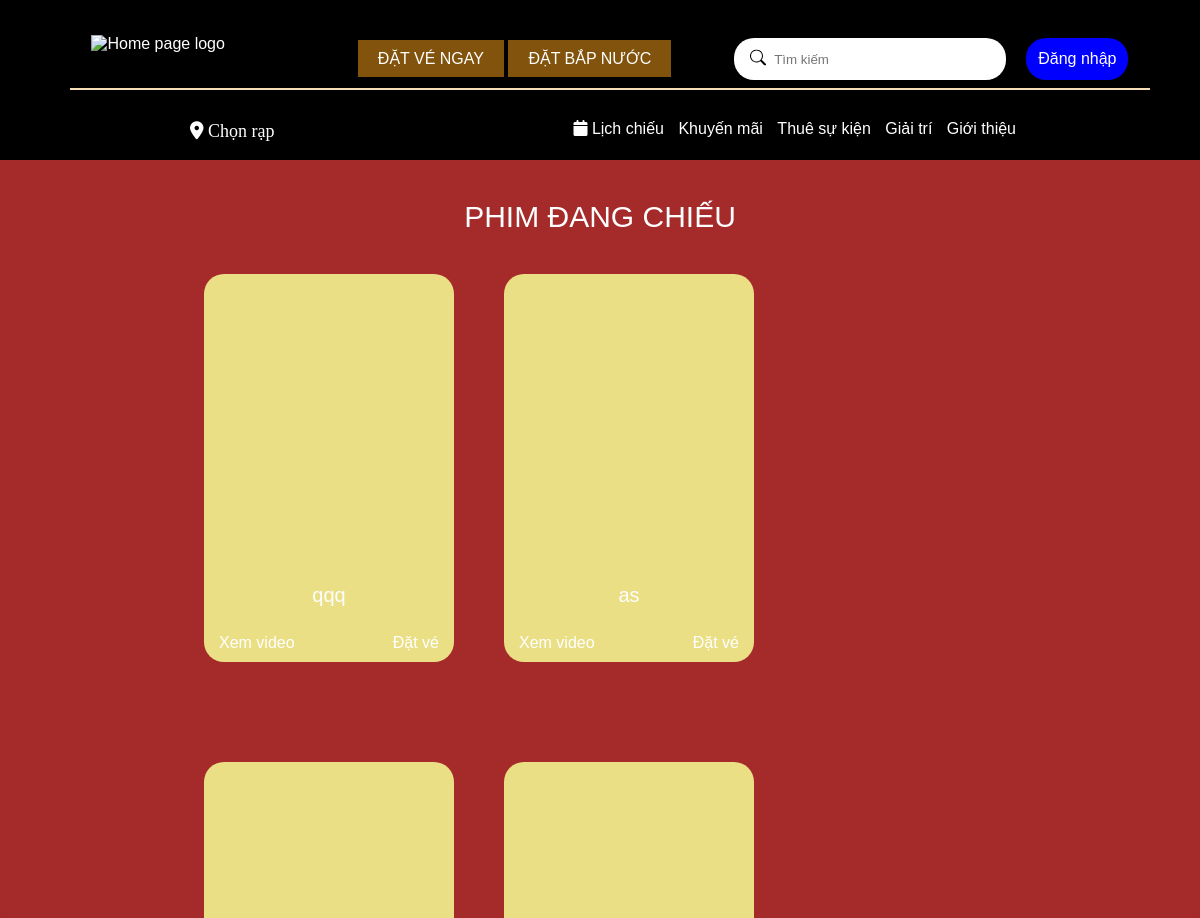
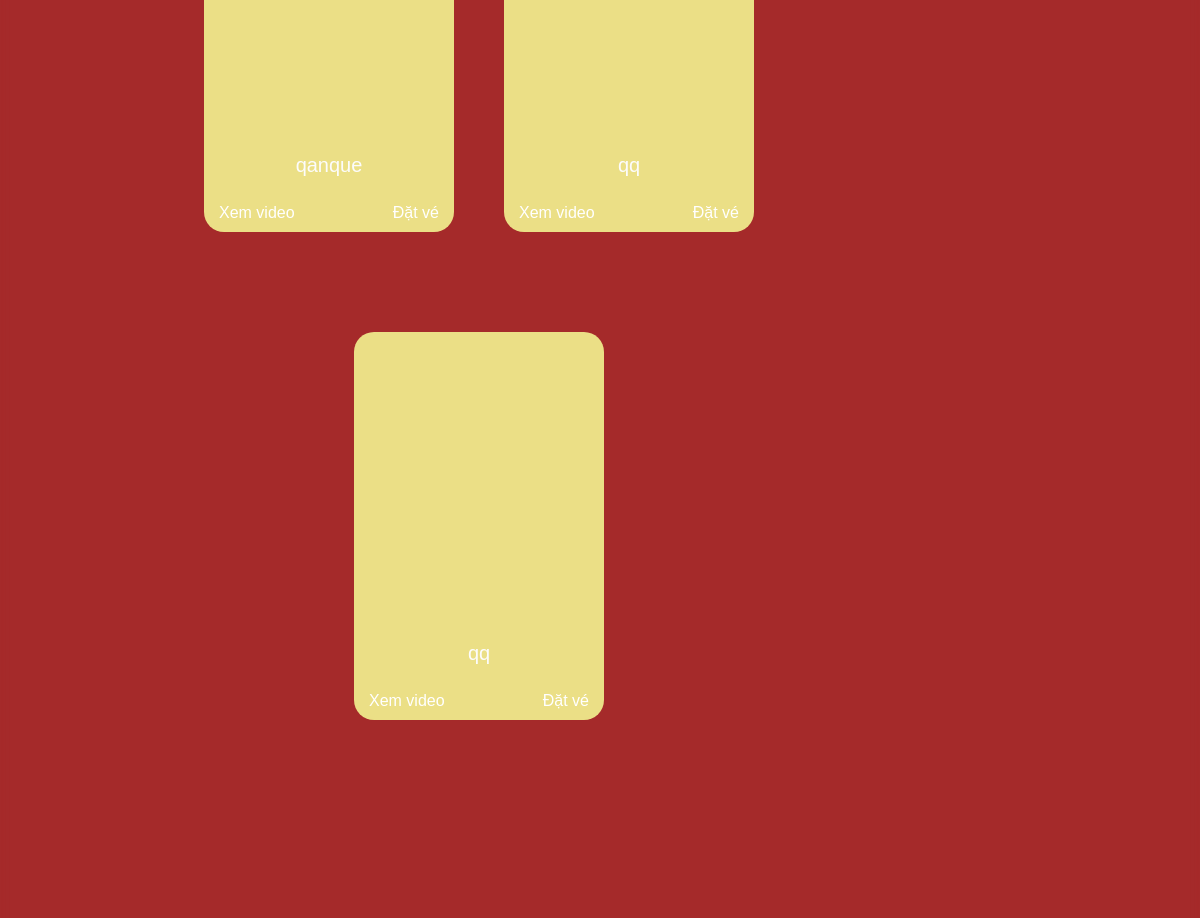
Before: /cod/playingMovies.php (upper part) with the older database file (2 pictures, top to bottom).
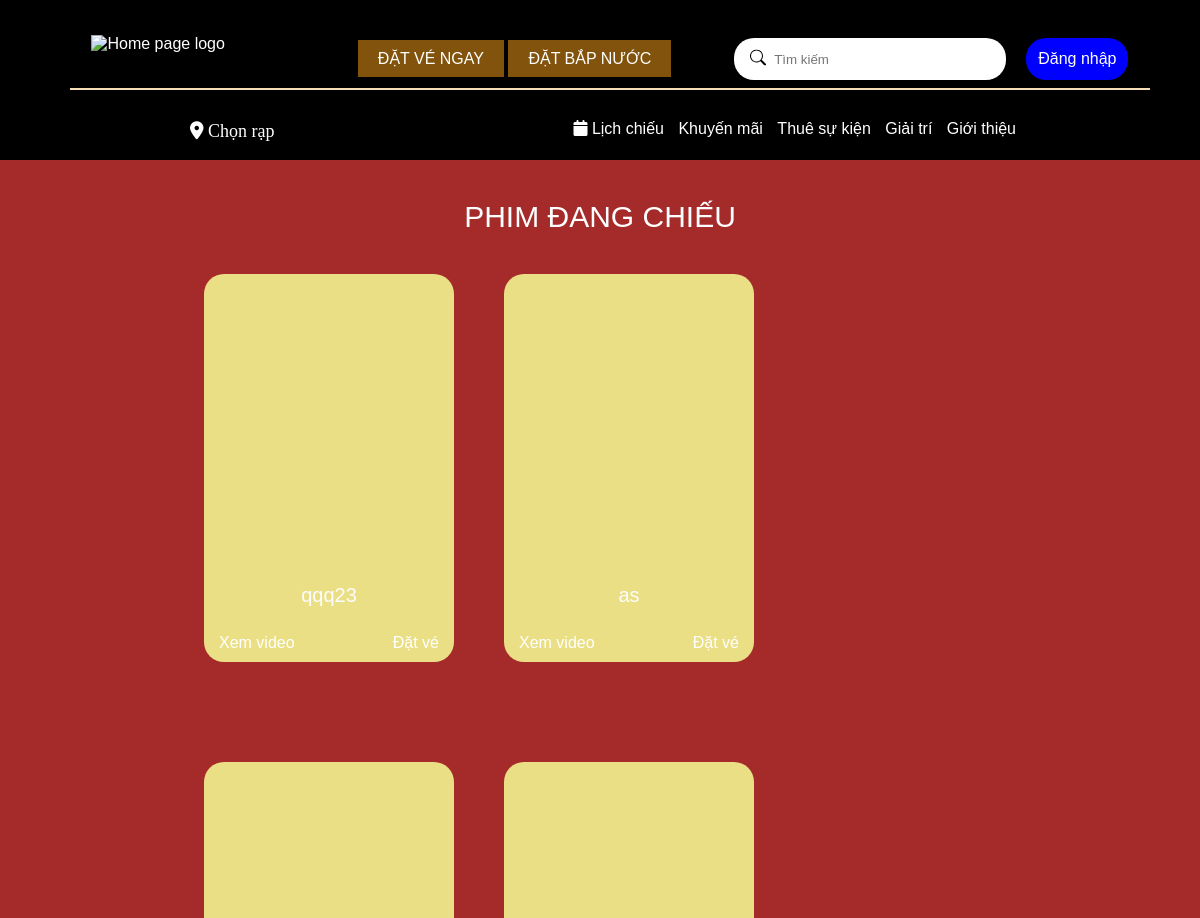
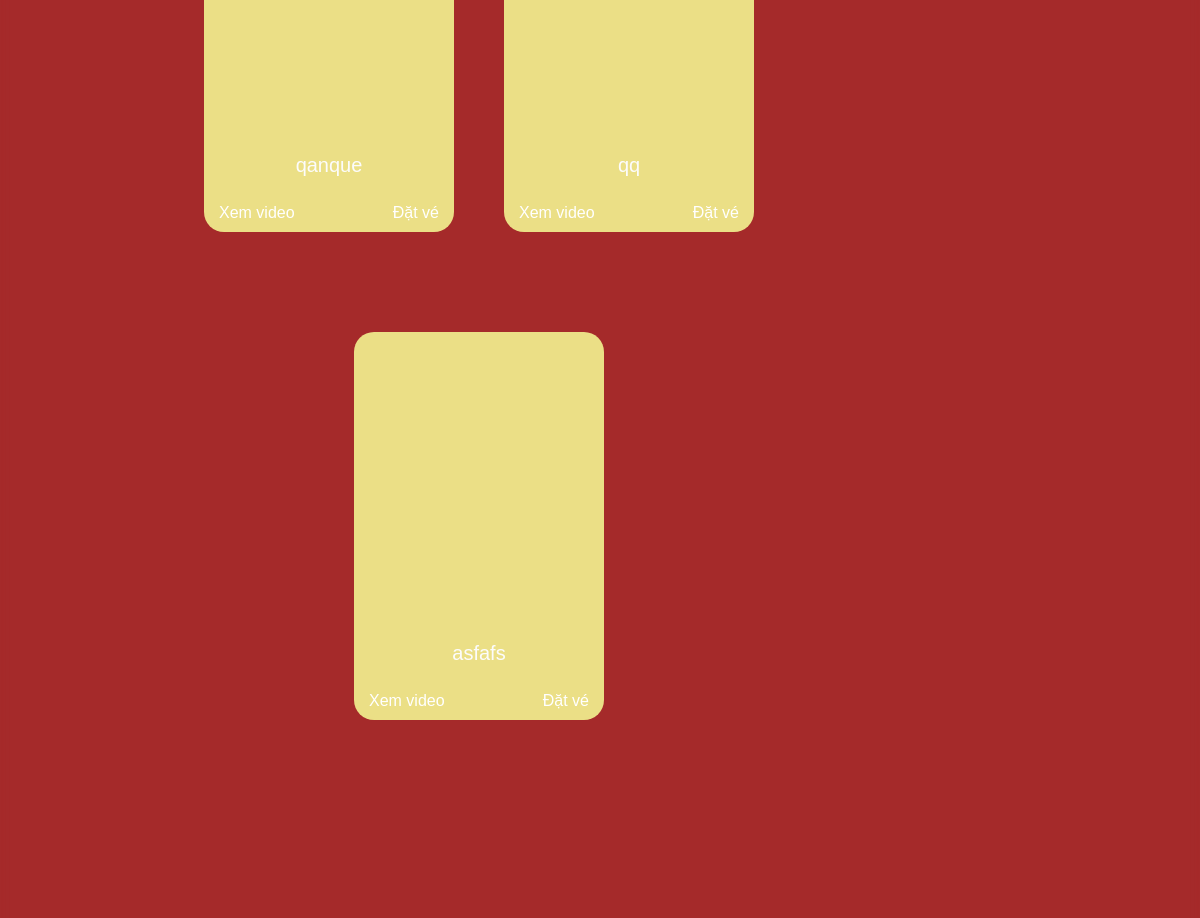
After: the same page with the newer database file (2 pictures, top to bottom).
### tables this page shows
CREATE TABLE `tblmovie` (
  `movie_id` int(50) NOT NULL,
  `movie_name` varchar(50) NOT NULL,
  `image_movie` text NOT NULL,
  `describe_movie` text NOT NULL,
  `date` date NOT NULL,
  `number_tickets_sold` varchar(50) NOT NULL,
  `price` varchar(50) NOT NULL,
  `status_movie` varchar(10) NOT NULL,
  `screen_id` int(11) NOT NULL,
  `thoiLuong` int(10) NOT NULL,
  `daoDien` text NOT NULL
);

### cod/playingMovies.php (the view, shortened to what the changed rows need)
<!DOCTYPE html>
<html lang="en">
<head>
    <link rel="stylesheet" href="https://cdnjs.cloudflare.com/ajax/libs/font-awesome/6.0.0-beta3/css/all.min.css">
    <link rel="stylesheet" href="pdc.css">
</head>
<body background="" style="background-color: brown;">
    <div class="main_body">
        <div class="Page_Content">
        <div class="Page_Content" style="display: flex;width: 80%;flex-wrap: wrap;margin-top: 40px;margin-bottom: 100px; ">
        <?php
        include "connectToDatabase.php";
        $sql = "SELECT movie_name, image_movie, describe_movie, movie_id FROM tblmovie WHERE status_movie = 'playing'";
        $result = $conn->query($sql);
        if ($result->num_rows > 0) {
            while($row = $result->fetch_assoc()) {
                echo '<div class="container_phim">
                        <div class="overlay-container" style="background-image: url(' . $row['image_movie'] . ');width: 100%;">
                            <div class="overlay-text">
                                <h2 style="margin-bottom: 70px;text-transform: uppercase;color: white;text-align: center;">' . $row['movie_name'] . '</h2>
                                <div>
                                    <div class="icon"><span class="material-symbols-outlined">bookmark</span><a href="">' . $row['describe_movie'] . '</a></div>
                                </div>
                            </div>
                        </div>
                        <div class="title_phim">' . $row['movie_name'] . '</div>
                        <div style="display: flex;justify-content: space-between;padding-bottom:10px">
                            <div style="padding-left:15px">
                                <a href="#" class="videoLink" data-trailer-url="">Xem video</a>
                                <div class="videoPopup popup">
                                    <div class="popup-content">
                                        <span class="close">&times;</span>
                                        <video controls>
                                            <source src="" type="video/mp4">
                                        </video>
                                    </div>
                                </div>
                            </div>
                            <div style="padding-right:15px">
                                <a href="lichchieu.php?movie_name=' . $row['movie_name'] . '">Đặt vé</a>
                            </div>
                        </div>
                    </div>';
            }
        } else {
            echo "No movies found";
        }
        ?>
        </div>
        </div>
        </div>
</body>
</html>

Changed rows visible on the page:
removed tblmovie: movie_name "qq"
changed tblmovie: movie_name "qqq" → "qqq23"
added tblmovie: movie_name "asfafs"
